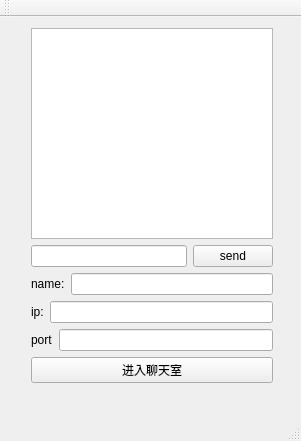
<?xml version="1.0" encoding="UTF-8"?>
<ui version="4.0">
 <class>TcpClient</class>
 <widget class="QMainWindow" name="TcpClient">
  <property name="geometry">
   <rect>
    <x>0</x>
    <y>0</y>
    <width>301</width>
    <height>441</height>
   </rect>
  </property>
  <property name="windowTitle">
   <string>TcpClient</string>
  </property>
  <widget class="QWidget" name="centralWidget">
   <widget class="QWidget" name="layoutWidget">
    <property name="geometry">
     <rect>
      <x>20</x>
      <y>0</y>
      <width>264</width>
      <height>377</height>
     </rect>
    </property>
    <layout class="QVBoxLayout" name="verticalLayout_5">
     <item>
      <layout class="QVBoxLayout" name="verticalLayout_4">
       <item>
        <layout class="QVBoxLayout" name="verticalLayout_2">
         <item>
          <layout class="QVBoxLayout" name="verticalLayout">
           <item>
            <widget class="QListWidget" name="contentListWidget"/>
           </item>
           <item>
            <layout class="QHBoxLayout" name="horizontalLayout">
             <item>
              <widget class="QLineEdit" name="sendLineEdit"/>
             </item>
             <item>
              <widget class="QPushButton" name="sendButton">
               <property name="text">
                <string>send</string>
               </property>
              </widget>
             </item>
            </layout>
           </item>
          </layout>
         </item>
         <item>
          <layout class="QHBoxLayout" name="horizontalLayout_2">
           <item>
            <widget class="QLabel" name="label">
             <property name="text">
              <string>name:</string>
             </property>
            </widget>
           </item>
           <item>
            <widget class="QLineEdit" name="usrLineEdit">
             <property name="text">
              <string/>
             </property>
            </widget>
           </item>
          </layout>
         </item>
        </layout>
       </item>
       <item>
        <layout class="QVBoxLayout" name="verticalLayout_3">
         <item>
          <layout class="QHBoxLayout" name="horizontalLayout_3">
           <item>
            <widget class="QLabel" name="label_2">
             <property name="text">
              <string>ip:</string>
             </property>
            </widget>
           </item>
           <item>
            <widget class="QLineEdit" name="serverIpLineEdit">
             <property name="text">
              <string/>
             </property>
            </widget>
           </item>
          </layout>
         </item>
         <item>
          <layout class="QHBoxLayout" name="horizontalLayout_4">
           <item>
            <widget class="QLabel" name="label_3">
             <property name="text">
              <string>port</string>
             </property>
            </widget>
           </item>
           <item>
            <widget class="QLineEdit" name="portLineEdit">
             <property name="text">
              <string/>
             </property>
            </widget>
           </item>
          </layout>
         </item>
        </layout>
       </item>
      </layout>
     </item>
     <item>
      <widget class="QPushButton" name="entryButton">
       <property name="text">
        <string>进入聊天室</string>
       </property>
      </widget>
     </item>
    </layout>
   </widget>
  </widget>
  <widget class="QMenuBar" name="menuBar">
   <property name="geometry">
    <rect>
     <x>0</x>
     <y>0</y>
     <width>301</width>
     <height>26</height>
    </rect>
   </property>
  </widget>
  <widget class="QToolBar" name="mainToolBar">
   <attribute name="toolBarArea">
    <enum>TopToolBarArea</enum>
   </attribute>
   <attribute name="toolBarBreak">
    <bool>false</bool>
   </attribute>
  </widget>
  <widget class="QStatusBar" name="statusBar"/>
 </widget>
 <layoutdefault spacing="6" margin="11"/>
 <resources/>
 <connections/>
</ui>
